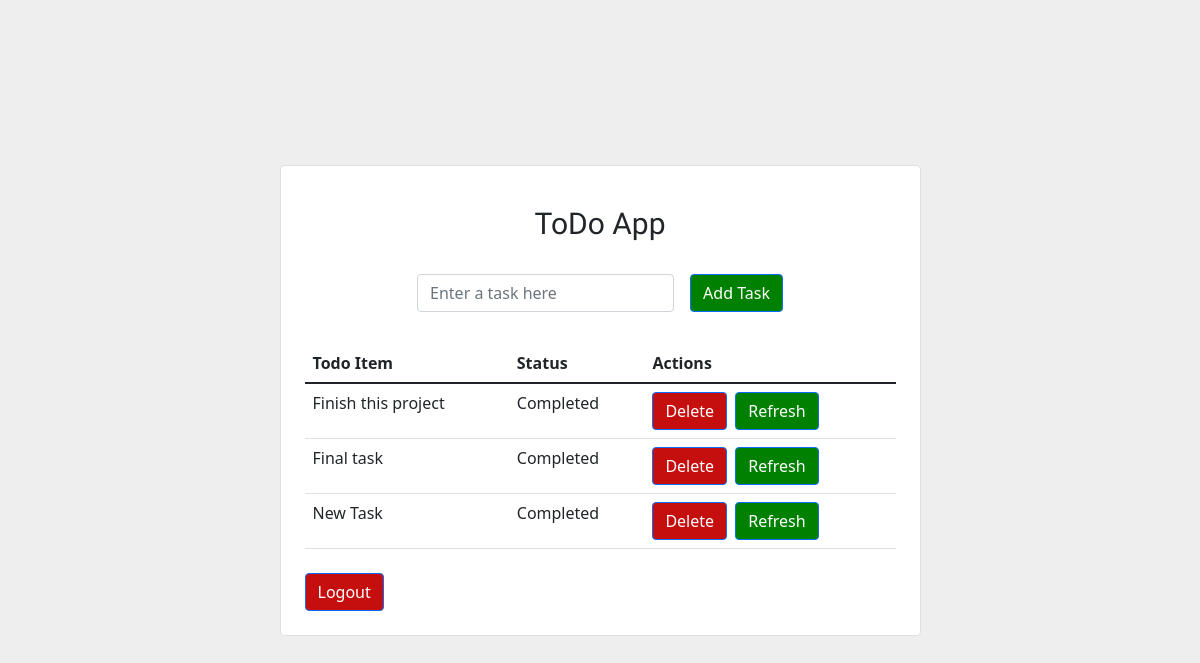
The page / (signed in) on the database as committed earlier.
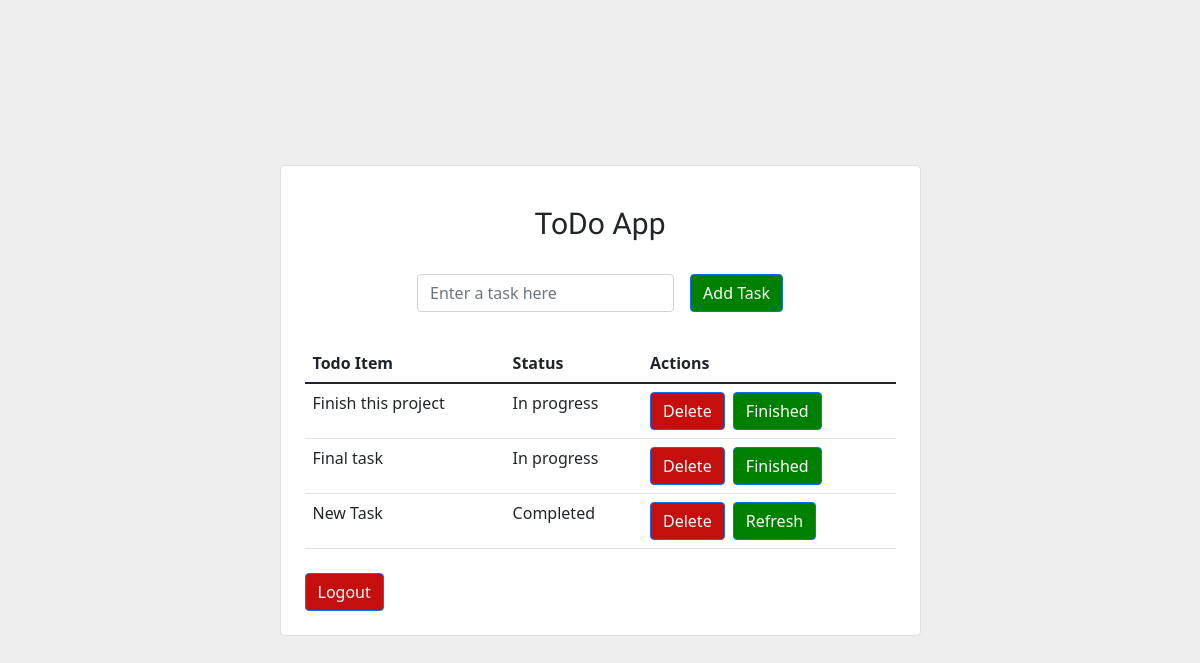
The same page on the database as committed later.
### todo_app/models.py (models this page shows)
class todo(models.Model):
    user = models.ForeignKey(User, on_delete=models.CASCADE)
    todo_name = models.CharField(max_length=10)
    status = models.BooleanField(default=False)

### todo_app/views.py (the view)
# urls.py: path('', views.home, name='home-page'),
@login_required
def home(request):
    if request.method == 'POST':
        task = request.POST.get("task")
        new_todo = todo(user=request.user, todo_name=task)
        new_todo.save()
    all_todos = todo.objects.filter(user=request.user)
    return render(request, 'todo_app/todo.html', {'todos':all_todos})

### todo_app/templates/todo_app/todo.html (shortened to what this page needs)
<head>
</head>
<link rel="stylesheet" href="https://cdn.jsdelivr.net/npm/bootstrap@5.1.3/dist/css/bootstrap.min.css">
<section class="vh-100" style="background-color: #eee;">
    <div class="container py-5 h-100">
      <div class="row d-flex justify-content-center align-items-center h-100">
        <div class="col col-lg-9 col-xl-7">
          <div class="card rounded-3">
            <div class="card-body p-4">
              <h4 class="text-center my-3 pb-3 shadows-into-light-regular" style="font-size: 30px;">ToDo App</h4>
              <form method="POST" class="row row-cols-lg-auto g-3 justify-content-center align-items-center mb-4 pb-2">
                <div class="col-12">
                  <div class="form-outline">
                    <input type="text" id="form1" class="form-control" name="task" placeholder="Enter a task here"/>
                  </div>
                </div>
                <div class="col-12">
                  <button type="submit" class="btn btn-primary" style="background: green;">Add Task</button>
                </div>
              </form>
              <table class="table mb-4">
                <thead>
                  <tr>
                    <th scope="col">Todo Item</th>
                    <th scope="col">Status</th>
                    <th scope="col">Actions</th>
                  </tr>
                </thead>
                <tbody>
                  {% for i in todos %}
                  <tr>
                    <td>{{i.todo_name}}</td>
                    {% if i.status == True %}
                      <td>Completed</td>
                    {% else %}
                      <td>In progress</td>
                    {% endif %}
                    <td>
                      <a href="{% url 'delete' i.id %}"><button type="submit" class="btn btn-primary" style="background: rgb(197, 15, 15); color: white;">Delete</button></a>
                      {% if i.status == True %}
                        <a href="{% url 'update' i.id %}"><button type="submit" class="btn btn-primary ms-1" style="background: green; color: white;"> Refresh</button></a>
                      {% else %}
                        <a href="{% url 'update' i.id %}"><button type="submit" class="btn btn-primary ms-1" style="background: green; color: white;">Finished</button></a>
                      {% endif %}
                    </td>
                  </tr>
                  {% endfor %}
                </tbody>
              </table>
              <a href="{% url 'logout' %}"><button style="background: rgb(197, 15, 15); color: white;" type="submit" class="btn btn-primary">Logout</button></a>
            </div>
          </div>
        </div>
      </div>
    </div>
  </section>

### todo_app/templates/todo_app/todo.html (style rules this page uses)
.shadows-into-light-regular { font-family: "Shadows Into Light", cursive; font-weight: 500; font-style: normal; }

Rows that differ between the two databases and show on the page:
changed todo "Finish this project": status "Completed Refresh" → "In progress Finished"
changed todo "Final task": status "Completed Refresh" → "In progress Finished"
